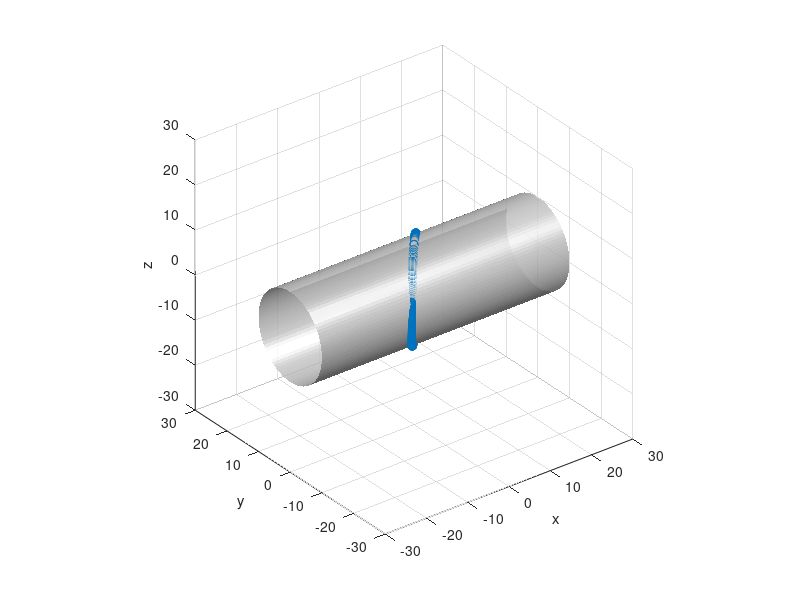

Here is the MATLAB script that generated this plot:
close all; clear all; clc

r = 10; % cylinder radius
sect = 100; % number of sectors of cylinder base
h = 30; %cylinder height

Xcylinder = meshgrid(linspace(-h, h, sect), linspace(-h, h, sect))';
A = meshgrid(linspace(0, 2*pi, sect), linspace(0, 2*pi, sect)) ;
Ycylinder = r .* sin(A);
Zcylinder = r .* cos(A);

surf(Xcylinder,Ycylinder,Zcylinder,'FaceAlpha',0.8),axis equal
xlabel('x')
ylabel('y')
zlabel('z')


shading interp 
colormap([.8 .8 .8])
camlight('right','local')

hold on

pitch = 0;
roll = 40;
yaw = 0;

Rx = [1 0 0
    0 cosd(roll) -sind(roll)
    0 sind(roll) cosd(roll)];

Ry = [cosd(pitch) 0 sind(pitch)
    0 1 0
    -sind(pitch) 0 cosd(pitch)];

Rz = [cosd(yaw) -sind(yaw) 0
    sind(yaw) cosd(yaw) 0
    0 0 1];


P1 = Rz*Ry*Rx*[1;0;0];
P2 = Rz*Ry*Rx*[0;1;0];

A = [P1(1) P1(2)
    P2(1) P2(2)];

B = [P1(3)
    P2(3)];

sol = linsolve(A,B);




t = -r:0.1:r;

z = t;
y = sqrt(r^2-t.^2);
x1 = sol(1).*t + sol(2).*sqrt(r^2-t.^2);
x2 = sol(1).*t - sol(2).*sqrt(r^2-t.^2);

z = [z z];
y = [y -y];
x = [x1 x2];

scatter3(x,y,z); axis equal

Rx = [1 0 0
      0 cosd(-roll) -sind(-roll)
      0 sind(-roll) cosd(-roll)];

Ry = [cosd(pitch) 0 sind(pitch)
      0 1 0
     -sind(pitch) 0 cosd(pitch)];

Rz = [cosd(yaw) -sind(yaw) 0
      sind(yaw) cosd(yaw) 0
      0 0 1];
p = Rx*Ry*Rz*[x;y;z];


hold on 
plot(0,0,x(1), y(1))